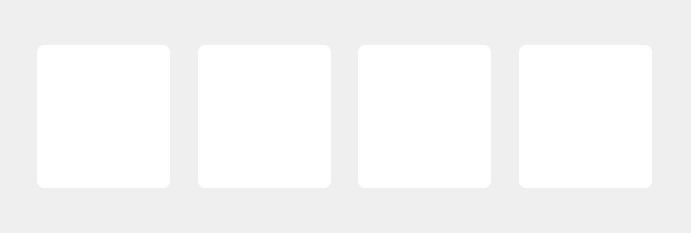
   <widget class="QWidget" name="gridLayoutWidget">
    <property name="geometry">
     <rect>
      <x>231</x>
      <y>40</y>
      <width>691</width>
      <height>233</height>
     </rect>
    </property>
    <layout class="QGridLayout" name="gridLayout">
     <property name="leftMargin">
      <number>33</number>
     </property>
     <property name="topMargin">
      <number>30</number>
     </property>
     <property name="rightMargin">
      <number>35</number>
     </property>
     <property name="bottomMargin">
      <number>30</number>
     </property>
     <property name="spacing">
      <number>5</number>
     </property>
     <item row="1" column="0">
      <spacer name="statSpacer1">
       <property name="orientation">
        <enum>Qt::Horizontal</enum>
       </property>
       <property name="sizeHint" stdset="0">
        <size>
         <width>40</width>
         <height>20</height>
        </size>
       </property>
      </spacer>
     </item>
     <item row="1" column="2">
      <spacer name="statSpacer2">
       <property name="orientation">
        <enum>Qt::Horizontal</enum>
       </property>
       <property name="sizeHint" stdset="0">
        <size>
         <width>40</width>
         <height>20</height>
        </size>
       </property>
      </spacer>
     </item>
     <item row="0" column="1">
      <spacer name="statSpacer3">
       <property name="orientation">
        <enum>Qt::Vertical</enum>
       </property>
       <property name="sizeHint" stdset="0">
        <size>
         <width>20</width>
         <height>40</height>
        </size>
       </property>
      </spacer>
     </item>
     <item row="1" column="1">
      <layout class="QHBoxLayout" name="horizontalLayout">
       <property name="spacing">
        <number>0</number>
       </property>
       <item>
        <widget class="QWidget" name="statActive" native="true">
         <property name="minimumSize">
          <size>
           <width>133</width>
           <height>143</height>
          </size>
         </property>
         <property name="styleSheet">
          <string notr="true">background-color: white;
border-radius: 7px;
box-shadow: 10px 5px;</string>
         </property>
        </widget>
       </item>
       <item>
        <spacer name="horizontalSpacer_3">
         <property name="orientation">
          <enum>Qt::Horizontal</enum>
         </property>
         <property name="sizeHint" stdset="0">
          <size>
           <width>40</width>
           <height>20</height>
          </size>
         </property>
        </spacer>
       </item>
       <item>
        <widget class="QWidget" name="statCompleted" native="true">
         <property name="minimumSize">
          <size>
           <width>133</width>
           <height>143</height>
          </size>
         </property>
         <property name="styleSheet">
          <string notr="true">background-color: white;
border-radius: 7px;</string>
         </property>
        </widget>
       </item>
       <item>
        <spacer name="horizontalSpacer_2">
         <property name="orientation">
          <enum>Qt::Horizontal</enum>
         </property>
         <property name="sizeHint" stdset="0">
          <size>
           <width>40</width>
           <height>20</height>
          </size>
         </property>
        </spacer>
       </item>
       <item>
        <widget class="QWidget" name="statsTasks" native="true">
         <property name="minimumSize">
          <size>
           <width>133</width>
           <height>143</height>
          </size>
         </property>
         <property name="styleSheet">
          <string notr="true">background-color: white;
border-radius: 7px;</string>
         </property>
        </widget>
       </item>
       <item>
        <spacer name="horizontalSpacer">
         <property name="orientation">
          <enum>Qt::Horizontal</enum>
         </property>
         <property name="sizeHint" stdset="0">
          <size>
           <width>40</width>
           <height>20</height>
          </size>
         </property>
        </spacer>
       </item>
       <item>
        <widget class="QWidget" name="statOverdue" native="true">
         <property name="enabled">
          <bool>true</bool>
         </property>
         <property name="minimumSize">
          <size>
           <width>133</width>
           <height>143</height>
          </size>
         </property>
         <property name="styleSheet">
          <string notr="true">background-color: white;
border-radius: 7px;</string>
         </property>
        </widget>
       </item>
      </layout>
     </item>
     <item row="2" column="1">
      <spacer name="statSpacer4">
       <property name="orientation">
        <enum>Qt::Vertical</enum>
       </property>
       <property name="sizeHint" stdset="0">
        <size>
         <width>20</width>
         <height>40</height>
        </size>
       </property>
      </spacer>
     </item>
    </layout>
   </widget>
